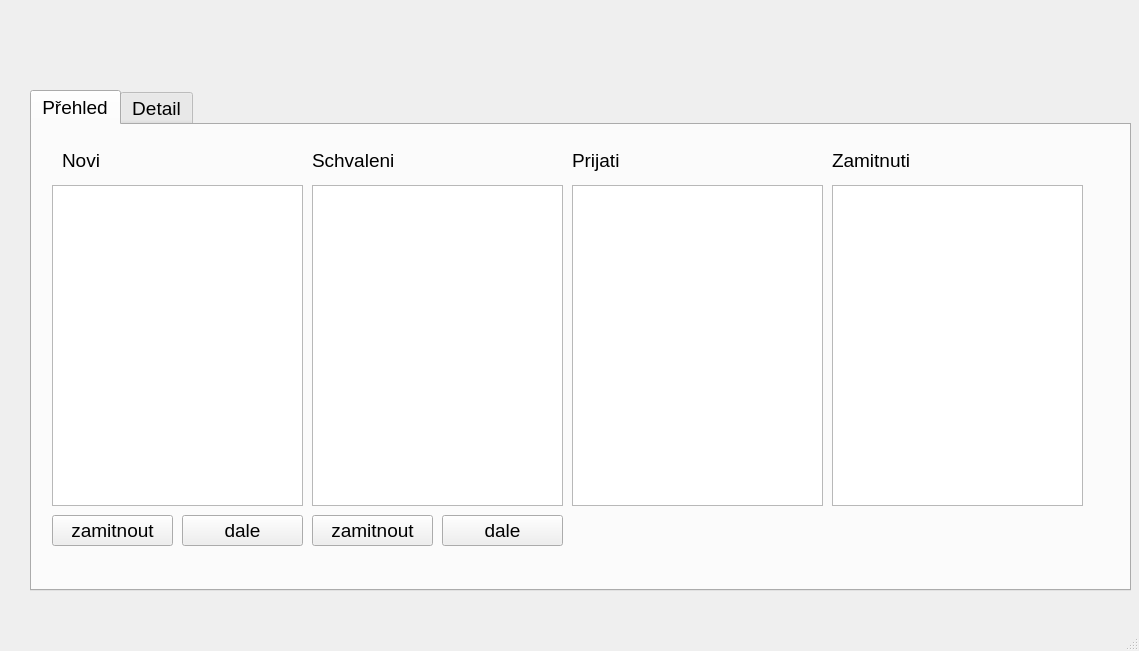
<?xml version="1.0" encoding="UTF-8"?>
<ui version="4.0">
 <class>Firma</class>
 <widget class="QMainWindow" name="Firma">
  <property name="geometry">
   <rect>
    <x>0</x>
    <y>0</y>
    <width>1139</width>
    <height>651</height>
   </rect>
  </property>
  <property name="windowTitle">
   <string>Firma</string>
  </property>
  <widget class="QWidget" name="centralwidget">
   <widget class="QTabWidget" name="tabWidget">
    <property name="geometry">
     <rect>
      <x>30</x>
      <y>90</y>
      <width>1101</width>
      <height>501</height>
     </rect>
    </property>
    <property name="font">
     <font>
      <pointsize>14</pointsize>
     </font>
    </property>
    <property name="currentIndex">
     <number>0</number>
    </property>
    <widget class="QWidget" name="tab1">
     <attribute name="title">
      <string>Přehled</string>
     </attribute>
     <widget class="QListWidget" name="lw_novy">
      <property name="geometry">
       <rect>
        <x>20</x>
        <y>60</y>
        <width>251</width>
        <height>321</height>
       </rect>
      </property>
     </widget>
     <widget class="QLabel" name="l_novy">
      <property name="geometry">
       <rect>
        <x>30</x>
        <y>20</y>
        <width>111</width>
        <height>31</height>
       </rect>
      </property>
      <property name="text">
       <string>Novi</string>
      </property>
     </widget>
     <widget class="QListWidget" name="lw_schvalen">
      <property name="geometry">
       <rect>
        <x>280</x>
        <y>60</y>
        <width>251</width>
        <height>321</height>
       </rect>
      </property>
     </widget>
     <widget class="QListWidget" name="lw_prijat">
      <property name="geometry">
       <rect>
        <x>540</x>
        <y>60</y>
        <width>251</width>
        <height>321</height>
       </rect>
      </property>
     </widget>
     <widget class="QListWidget" name="lw_zamitnut">
      <property name="geometry">
       <rect>
        <x>800</x>
        <y>60</y>
        <width>251</width>
        <height>321</height>
       </rect>
      </property>
     </widget>
     <widget class="QLabel" name="l_schvalen">
      <property name="geometry">
       <rect>
        <x>280</x>
        <y>20</y>
        <width>111</width>
        <height>31</height>
       </rect>
      </property>
      <property name="text">
       <string>Schvaleni</string>
      </property>
     </widget>
     <widget class="QLabel" name="l_prijat">
      <property name="geometry">
       <rect>
        <x>540</x>
        <y>20</y>
        <width>111</width>
        <height>31</height>
       </rect>
      </property>
      <property name="text">
       <string>Prijati</string>
      </property>
     </widget>
     <widget class="QLabel" name="l_zamitnut">
      <property name="geometry">
       <rect>
        <x>800</x>
        <y>20</y>
        <width>121</width>
        <height>31</height>
       </rect>
      </property>
      <property name="text">
       <string>Zamitnuti</string>
      </property>
     </widget>
     <widget class="QPushButton" name="btn_n_dale">
      <property name="geometry">
       <rect>
        <x>150</x>
        <y>390</y>
        <width>121</width>
        <height>31</height>
       </rect>
      </property>
      <property name="text">
       <string>dale</string>
      </property>
     </widget>
     <widget class="QPushButton" name="btn_n_zamitnout">
      <property name="geometry">
       <rect>
        <x>20</x>
        <y>390</y>
        <width>121</width>
        <height>31</height>
       </rect>
      </property>
      <property name="text">
       <string>zamitnout</string>
      </property>
     </widget>
     <widget class="QPushButton" name="btn_s_dale">
      <property name="geometry">
       <rect>
        <x>410</x>
        <y>390</y>
        <width>121</width>
        <height>31</height>
       </rect>
      </property>
      <property name="text">
       <string>dale</string>
      </property>
     </widget>
     <widget class="QPushButton" name="btn_s_zamitnout">
      <property name="geometry">
       <rect>
        <x>280</x>
        <y>390</y>
        <width>121</width>
        <height>31</height>
       </rect>
      </property>
      <property name="text">
       <string>zamitnout</string>
      </property>
     </widget>
    </widget>
    <widget class="QWidget" name="tab2">
     <attribute name="title">
      <string>Detail</string>
     </attribute>
     <widget class="QLabel" name="l_obrazek">
      <property name="geometry">
       <rect>
        <x>20</x>
        <y>20</y>
        <width>411</width>
        <height>371</height>
       </rect>
      </property>
      <property name="frameShape">
       <enum>QFrame::Box</enum>
      </property>
      <property name="text">
       <string/>
      </property>
     </widget>
     <widget class="QLabel" name="l_jmeno">
      <property name="geometry">
       <rect>
        <x>460</x>
        <y>30</y>
        <width>371</width>
        <height>61</height>
       </rect>
      </property>
      <property name="font">
       <font>
        <pointsize>18</pointsize>
       </font>
      </property>
      <property name="text">
       <string>Jmeno</string>
      </property>
     </widget>
     <widget class="QLabel" name="l_vek">
      <property name="geometry">
       <rect>
        <x>460</x>
        <y>90</y>
        <width>361</width>
        <height>61</height>
       </rect>
      </property>
      <property name="font">
       <font>
        <pointsize>18</pointsize>
       </font>
      </property>
      <property name="text">
       <string>Vek</string>
      </property>
     </widget>
     <widget class="QLabel" name="l_bydliste">
      <property name="geometry">
       <rect>
        <x>460</x>
        <y>150</y>
        <width>381</width>
        <height>61</height>
       </rect>
      </property>
      <property name="font">
       <font>
        <pointsize>18</pointsize>
       </font>
      </property>
      <property name="text">
       <string>Bydliste</string>
      </property>
     </widget>
     <widget class="QLabel" name="l_schopnosti">
      <property name="geometry">
       <rect>
        <x>460</x>
        <y>210</y>
        <width>381</width>
        <height>61</height>
       </rect>
      </property>
      <property name="font">
       <font>
        <pointsize>18</pointsize>
       </font>
      </property>
      <property name="text">
       <string>Schopnosti</string>
      </property>
     </widget>
     <widget class="QLabel" name="l_stav">
      <property name="geometry">
       <rect>
        <x>810</x>
        <y>30</y>
        <width>271</width>
        <height>61</height>
       </rect>
      </property>
      <property name="font">
       <font>
        <pointsize>18</pointsize>
       </font>
      </property>
      <property name="frameShape">
       <enum>QFrame::Box</enum>
      </property>
      <property name="text">
       <string>STAV</string>
      </property>
      <property name="alignment">
       <set>Qt::AlignCenter</set>
      </property>
     </widget>
     <widget class="QLabel" name="l_posledniZmena">
      <property name="geometry">
       <rect>
        <x>810</x>
        <y>100</y>
        <width>271</width>
        <height>61</height>
       </rect>
      </property>
      <property name="font">
       <font>
        <pointsize>16</pointsize>
       </font>
      </property>
      <property name="layoutDirection">
       <enum>Qt::LeftToRight</enum>
      </property>
      <property name="text">
       <string>Posl. zmena</string>
      </property>
      <property name="alignment">
       <set>Qt::AlignCenter</set>
      </property>
     </widget>
    </widget>
   </widget>
  </widget>
  <widget class="QMenuBar" name="menubar">
   <property name="geometry">
    <rect>
     <x>0</x>
     <y>0</y>
     <width>1139</width>
     <height>30</height>
    </rect>
   </property>
  </widget>
  <widget class="QStatusBar" name="statusbar"/>
 </widget>
 <resources/>
 <connections/>
</ui>
